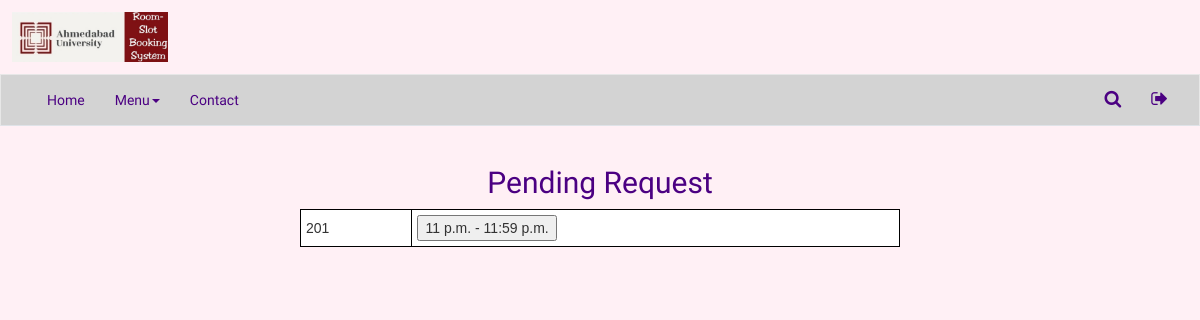
/home/, run on the app's committed database.
### req/models.py (models this page shows, shortened)
class Request(models.Model):
    details = models.CharField(max_length = 500)
    room = models.CharField(max_length = 3)
    event = models.CharField(max_length = 10)
    requested_by = models.CharField(max_length=20)
    date = models.DateField(null = True)
    from_ts = models.TimeField()
    to_ts = models.TimeField()

### req/views.py (the view, shortened to what this page needs)
# urls.py: path('',views.viewRequests, name = 'viewRequests')
def viewRequests(request):
    cleanExpiredRequests()
    dateReq = None
    if request.method == 'GET':
        dateReq = date.today()
    pendingReq = defaultdict(list)
    pendingReq = dict(getPendingRequest(dateReq))
    return  render(request, 'pendingrequest.html',{'pendingReq':pendingReq})

### req/views.py (called while the page is built)
def getPendingRequest(dateReq):
    request_query_set = None
    request_query_set = Request.objects.filter(date = dateReq).order_by('room','from_ts')
    req_room_dict = defaultdict(list)
    pendingReq = defaultdict(list)
    for req in request_query_set:
        req_room_dict[req.room].append(req)
    for room_key,req_list in req_room_dict.items():
        req_append = []
        to = time(23,59)
        for req in req_list:
            to = req.to_ts
            if req.from_ts < to:
                req_append.append(req)
            else:
                pendingReq[room_key].append(req_append)
                req_append = []
        pendingReq[room_key].append(req_append)
    return pendingReq

def cleanExpiredRequests():
    Request.objects.filter(date__lt = date.today(), from_ts__lt = datetime.now().strftime("%H:%M"))

### req/templates/pendingrequest.html (shortened to what this page needs)
<!DOCTYPE html>
<html lang="en">
<head>
{% load static %}
<link rel="stylesheet" href="https://maxcdn.bootstrapcdn.com/font-awesome/4.7.0/css/font-awesome.min.css">
<link rel="stylesheet" href="https://maxcdn.bootstrapcdn.com/bootstrap/3.3.7/css/bootstrap.min.css">
<link href="{% static 'pendingrequest.css' %}" rel="stylesheet" type="text/css">
</head>
<body>
	<img src="{% static 'logo2.jpeg' %}" style="width: 15%; padding: 12px;">
<nav class="navbar navbar-default navbar-expand-lg navbar-light">
	<div id="navbarCollapse" class="collapse navbar-collapse">
		<ul class="nav navbar-nav navbar-left ml-auto">
			<li class="nav-item"><a href="#" class="nav-link">Home</a></li>
			<li class="nav-item dropdown">
				<a data-toggle="dropdown" class="nav-link dropdown-toggle" href="#">Menu<b class="caret"></b></a>
			</li>
			<li class="nav-item "><a href="#" class="nav-link">Contact</a></li>
		</ul>
		<ul class="nav navbar-nav navbar-right ml-auto">
			<li type="button" class="nav-item dropdown" data-toggle="tooltip" data-placement="bottom" title="Search">
				<a data-toggle="dropdown" class="nav-link dropdown-toggle" href="#"><i class="fa fa-search"></i></a>
			</li>
			<li type="button" class="nav-item" data-toggle="tooltip" data-placement="bottom" title="Logout"><a href="{% url 'db:user_logout' %}" class="nav-link"><i class="fa fa-sign-out"></i></a></li>
		</ul>
  </div>
</nav>
<div style="background-color: lavenderblush" class="table-responsive">
    <h2>Pending Request</h2>
    <table id="customers" style="width:auto; min-width: 50%;">
        {% for room,data in pendingReq.items %}
            {% for clash_block in data %}
                <td rowspan = "{{clash_block|length}}"> {{ room }} </td>
                <td><button> {{clash_block.0.from_ts}} - {{clash_block.0.to_ts}} </button></td>
            {% endfor %}
        {% endfor %}
    </table>
</div>
</body>
</html>

### req/static/pendingrequest.css (style rules this page uses)
body { font-family: 'Varela Round', sans-serif; background-color: lavenderblush; }
h2 { text-align: center; color:indigo; }
table { background-color: mistyrose; position: relative; margin-left: auto; margin-right: auto; }
table,th,td { border-collapse: collapse; border: 1px solid black; }
th,td { padding:5px; text-align: left; }
#customers { font-family: "Trebuchet MS", Arial, Helvetica, sans-serif; border-collapse: collapse; background-color: white; }
#customers td, #customers th { border: 1px solid black; padding: 5px; }
.navbar { background:lightgray; padding-left: 16px; padding-right: 16px; border-bottom: 1px solid #dfe3e8; border-radius: 0; }
.navbar ul.nav li a { color: indigo; }
.navbar .nav-item i { font-size: 18px; line-height: 16px; }
.navbar .navbar-right .dropdown-toggle::after { display: none; }

### data on the page
Request: room "201", from_ts "11 p.m.", to_ts "11:59 p.m."
